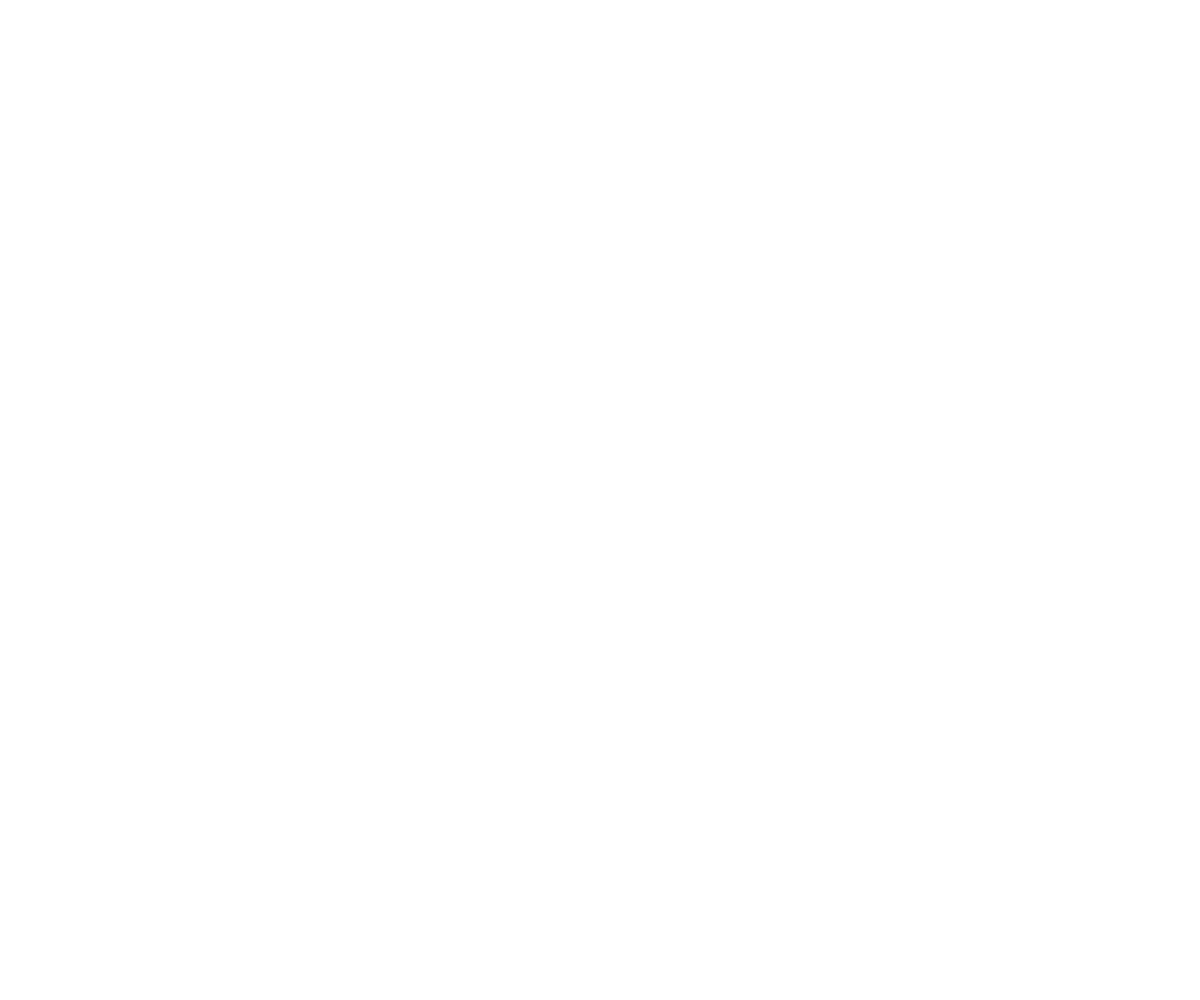
Frame 1 (no input)
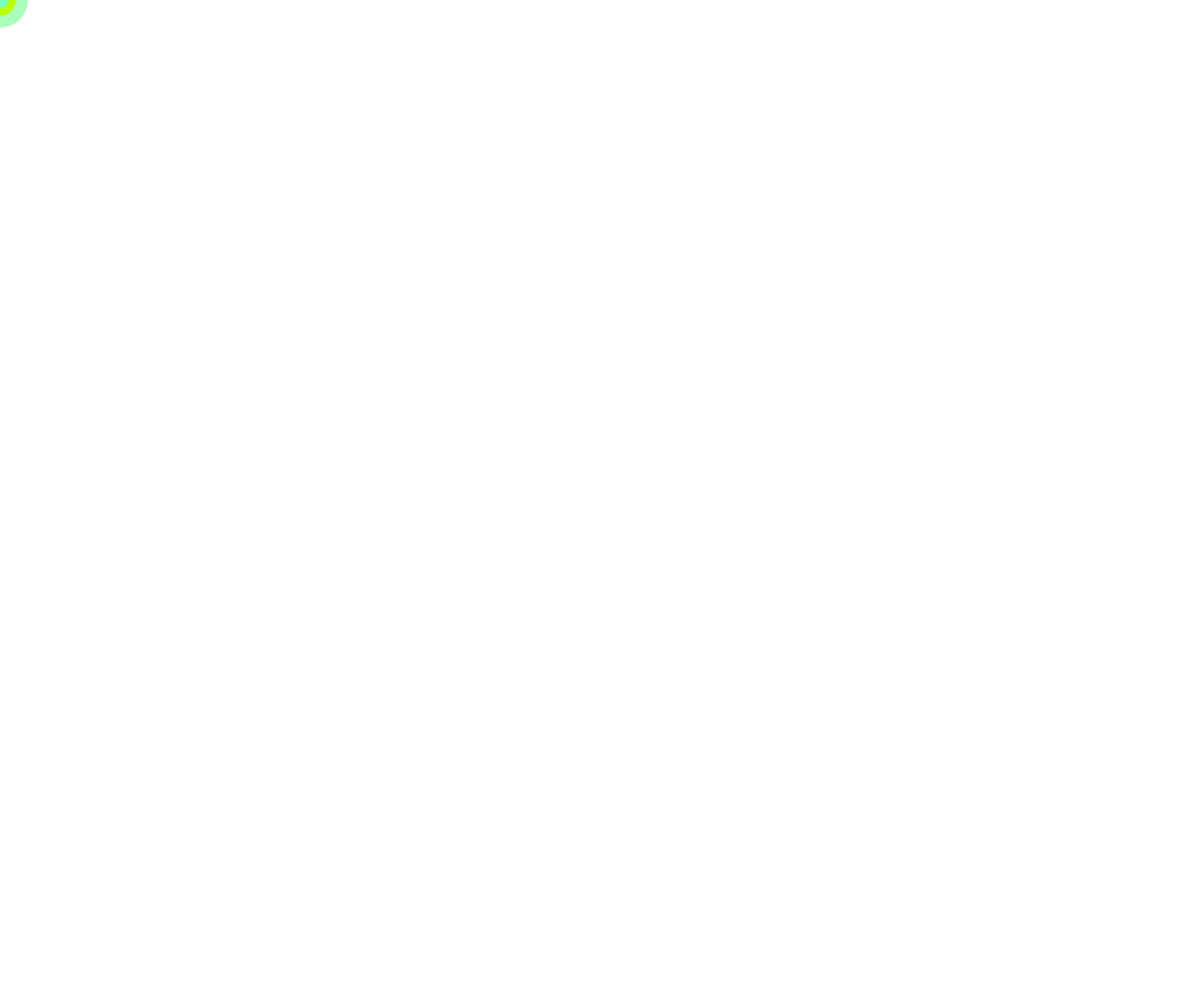
Frame 60 (no input)
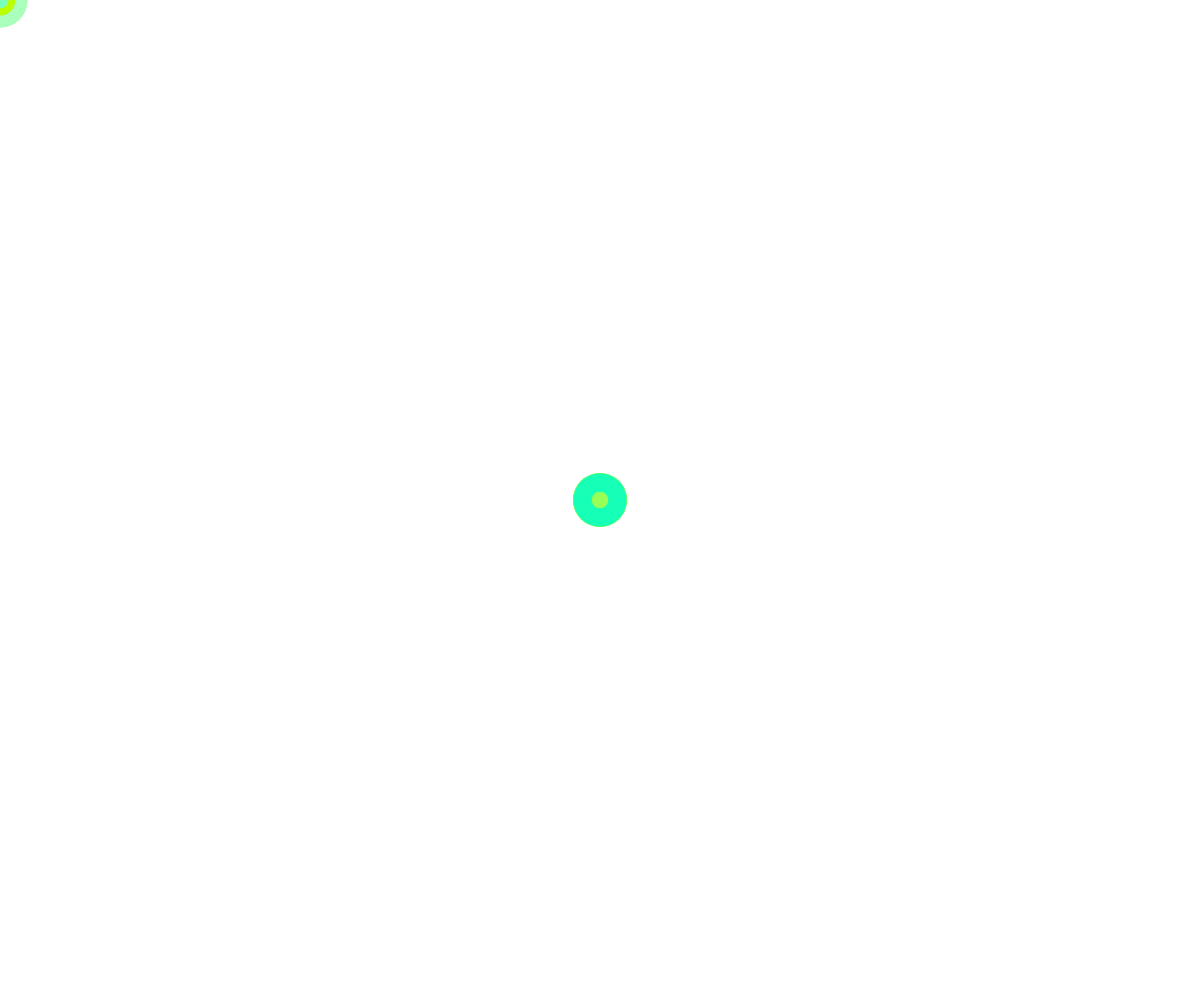
Frame 120 (the mouse pressed at the canvas centre since frame 60)

The p5.js sketch that drew these frames (run headless with seeded random() and noise() and a simulated clock; from frame 60 on, the mouse is pressed at the canvas centre):

// p5.js sketch
// ── sketch.js
var value = 0;
var design;
var shapesize;

function setup() {
	createCanvas(windowWidth,windowHeight);
	background(255);
	noStroke();
}

function draw() {
var shapesize = random(10,55);
  if (design == 1) {
    ellipse(mouseX,mouseY,shapesize,shapesize);
    fill(random(200),255,random(200));
  }
  if (design == 2) {
    rect(mouseX,mouseY,shapesize,shapesize);
    fill(255,random(200),random(200));
  }
  if (design == 3) {
    ellipse(mouseX,mouseY,shapesize,shapesize);
    fill(random(200),random(200),255);
  }
  if (design == 4){
    rect(mouseX,mouseY,shapesize,shapesize);
    fill(255,random(200),255);
  }
}

function mouseMoved(){
  value = value +3;
  if (value <= 30) {
    design = 1;
  }
  if (value >= 60){
    design = 2;
  }
  if (value >= 90){
    design = 3;
  }
  if (value >= 120) {
    design = 4;
  }
  if (value >= 150){
    value = 0;
  }
}
